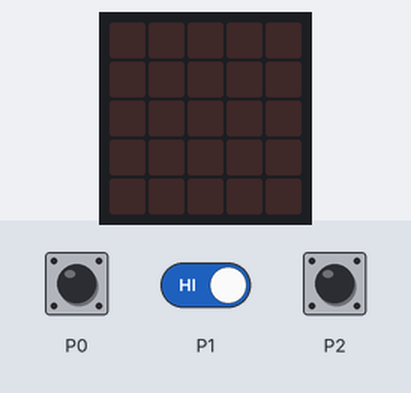
This program was run on a simulated BBC micro:bit (MakeCode). On the bench: the board's 5×5 LED display. The test bench sets the inputs (shaded band); at power-on: P0 HIGH, P1 HIGH, P2 HIGH.

Above: at 1.2 s.
1.3 s: P0 pulled LOW for 0.15 s
At 2.5 s:
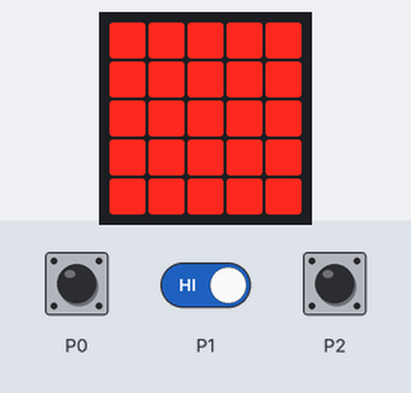
2.9 s: P0 driven LOW and P1 driven LOW
At 3.9 s:
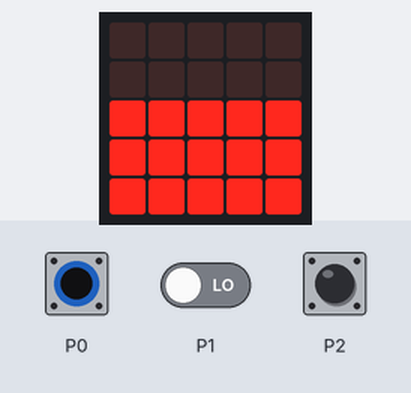
4.4 s: P2 pulled LOW for 1 s
At 5.2 s:
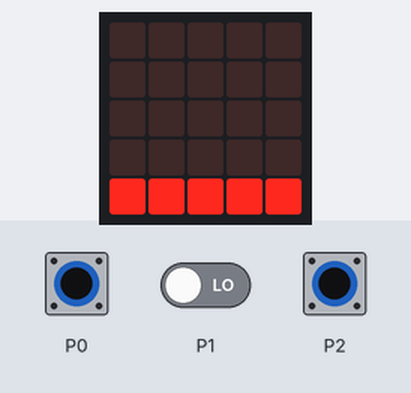
6.9 s: P2 pulled LOW for 3.2 s
11.9 s: P1 driven HIGH
At 12.5 s:
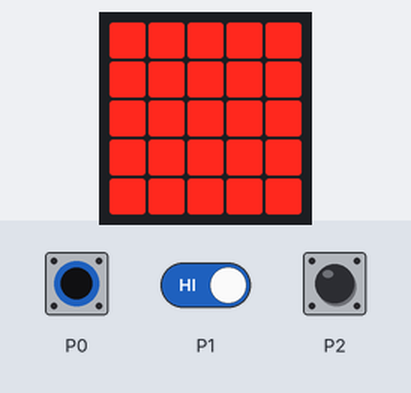
Timing chart, 0 to 14.6 s (numbered marks = the images above; inputs shaded):
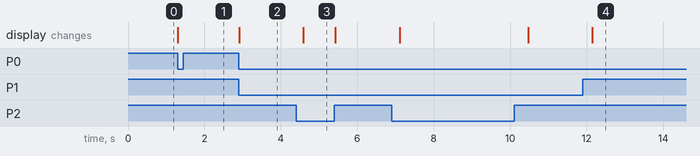

Measured:
- after the input at 1.3 s, the display: changes at once (image 1)
- after the input at 2.9 s, the display: changes at once (image 2)
- after the input at 4.4 s, the display: changes after 0.19 s (image 3)
- after the input at 11.9 s, the display: changes after 0.25 s (image 4)

The program:

main.ts
```typescript
pins.setPull(DigitalPin.P0, PinPullMode.PullUp)
pins.setPull(DigitalPin.P1, PinPullMode.PullUp)
pins.setPull(DigitalPin.P2, PinPullMode.PullUp)
basic.forever(function () {
    if (pins.digitalReadPin(DigitalPin.P0) == 0 && (pins.digitalReadPin(DigitalPin.P1) == 0 && pins.digitalReadPin(DigitalPin.P2) == 0)) {
        basic.showLeds(`
            . . . . .
            . . . . .
            . . . . .
            . . . . .
            # # # # #
            `)
    } else if (pins.digitalReadPin(DigitalPin.P0) == 0 && (pins.digitalReadPin(DigitalPin.P1) == 0 && pins.digitalReadPin(DigitalPin.P2) == 1)) {
        basic.showLeds(`
            . . . . .
            . . . . .
            # # # # #
            # # # # #
            # # # # #
            `)
    } else if (pins.digitalReadPin(DigitalPin.P0) == 0 && (pins.digitalReadPin(DigitalPin.P1) == 1 && pins.digitalReadPin(DigitalPin.P2) == 1)) {
        basic.showLeds(`
            # # # # #
            # # # # #
            # # # # #
            # # # # #
            # # # # #
            `)
    } else {

    }
})
```

test.ts
```typescript
// testes vão aqui; isto não será compilado quando este pacote for usado como uma extensão.
```
